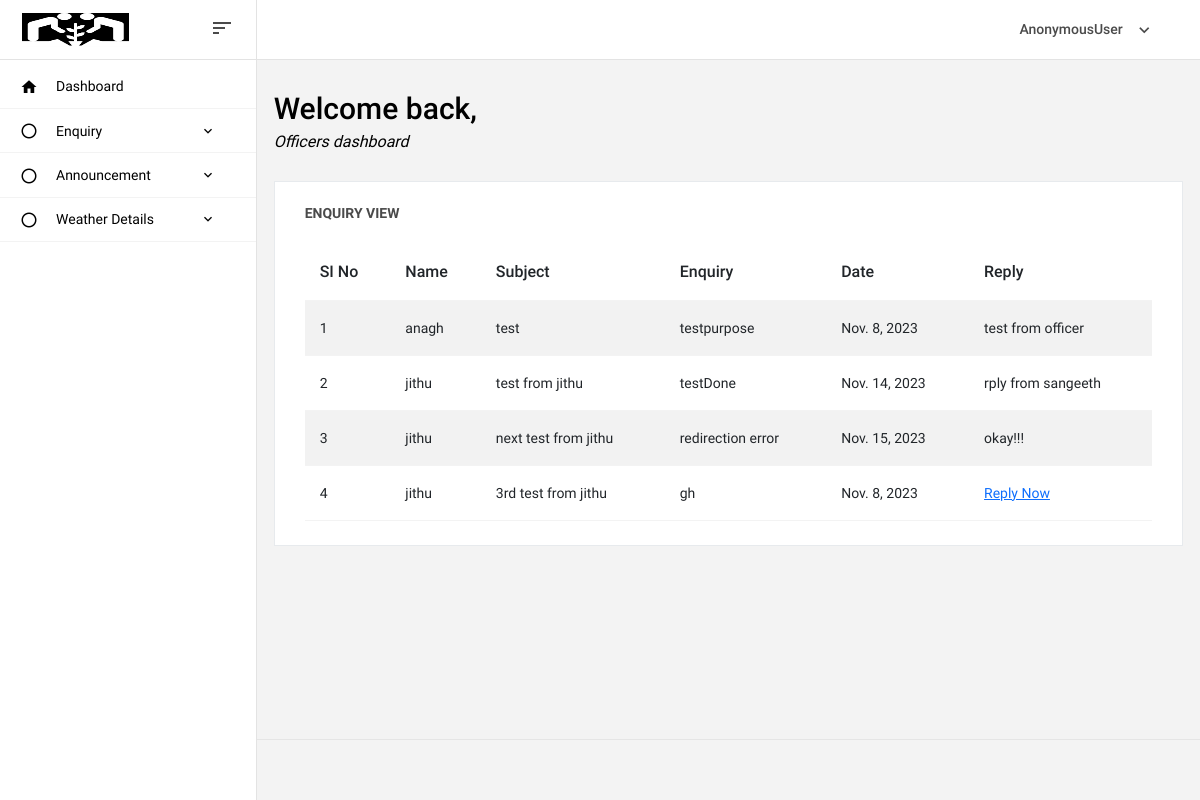
Before: /enquiry_view_of/ with the older database file.
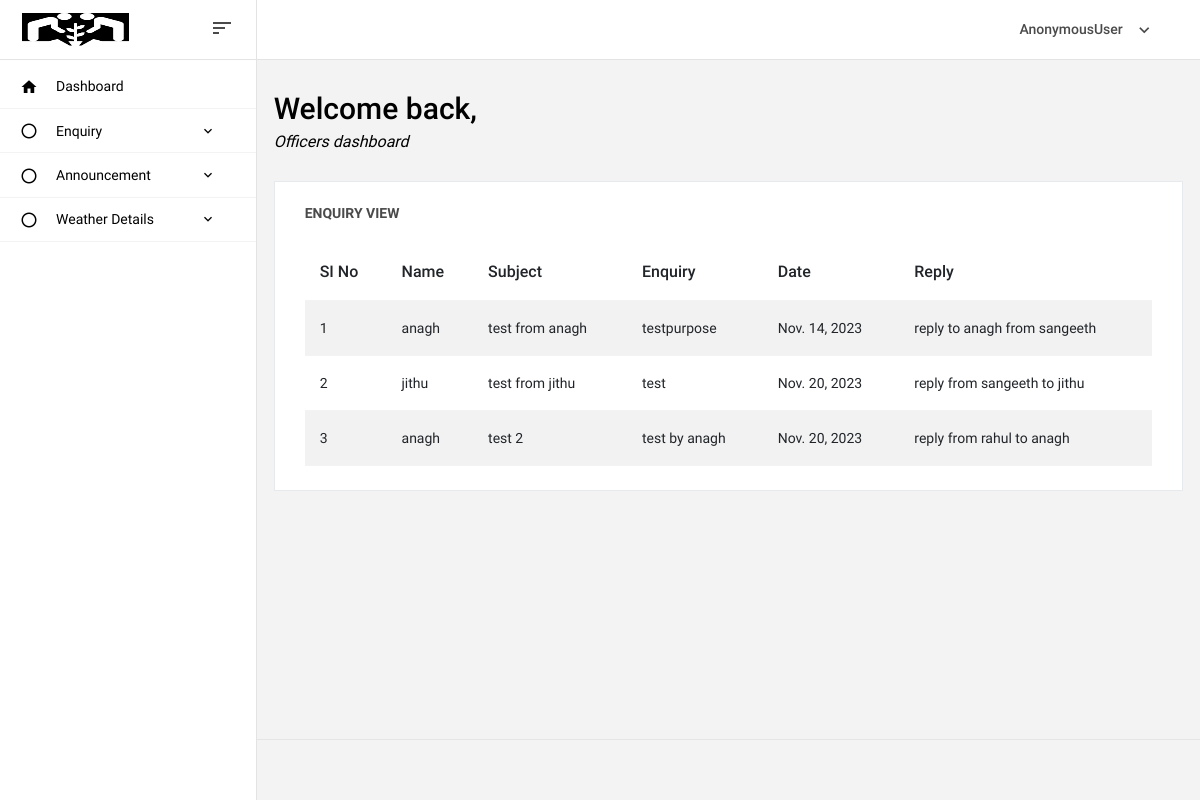
After: the same page with the newer database file.
### cropyieldapp/models.py (models this page shows)
class Feedback(models.Model):
    user = models.ForeignKey(Login, on_delete=models.DO_NOTHING)
    subject = models.CharField(max_length=200)
    Enquiry = models.TextField()
    date = models.DateField()
    reply = models.TextField(null=True, blank=True)

class Login(AbstractUser):
    is_nursery = models.BooleanField(default=False)
    is_farmer = models.BooleanField(default=False)
    is_officer = models.BooleanField(default=False)

### cropyieldapp/officerviews.py (the view)
# urls.py: path('enquiry_view_of/', officerviews.enquiry_view, name="enquiry_view_of"),
def enquiry_view(request):
    f = Feedback.objects.all()
    return render(request, 'officer/enquiry_view.html', {'feedback': f})

### templates/officer/enquiry_view.html
{% extends 'officer/home.html' %}
{% load crispy_forms_tags %}
{% block content %}
<div class="col-lg-12 grid-margin stretch-card">
              <div class="card">
                <div class="card-body">
                  <h4 class="card-title">Enquiry View</h4>
                  <div class="table-responsive">
                    <table class="table table-striped">
                      <thead>
                      <tr>
                          <th>SI No</th>
                          <th>Name</th>
                          <th>Subject</th>
                          <th>Enquiry</th>
                          <th>Date</th>
                          <th>Reply</th>
                      </tr>
                      </thead>
                        <tbody>
                        {% for f in feedback %}
                        <tr>
                            <td>{{forloop.counter}}</td>
                            <td>{{f.user}}</td>
                            <td>{{f.subject}}</td>
                            <td>{{f.Enquiry}}</td>
                            <td>{{f.date}}</td>
                            <td>
                                {% if f.reply == None %}
                                <a href="{% url 'reply_Feedback' f.id %}">Reply Now</a>
                                {% else %}
                                {{f.reply}}
                                {% endif %}
                            </td>
                        </tr>
                        {% endfor %}
                        </tbody>
                    </table>
                  </div>
                </div>
              </div>
</div>
{% endblock %}

### templates/officer/home.html (shortened to what this page needs)
<!DOCTYPE html>
{% load static %}
<html lang="en">
<head>
  <link rel="stylesheet" href="{% static 'assets/vendors/mdi/css/materialdesignicons.min.css' %}">
  <link rel="stylesheet" href="{% static 'assets/vendors/base/vendor.bundle.base.css' %}">
  <link rel="stylesheet" href="{% static 'assets/vendors/datatables.net-bs4/dataTables.bootstrap4.css' %}">
  <link rel="stylesheet" href="{% static 'assets/css/style.css' %}">
</head>
<body>
  <div class="container-scroller">
    <nav class="navbar col-lg-12 col-12 p-0 fixed-top d-flex flex-row">
      <div class="navbar-brand-wrapper d-flex justify-content-center">
        <div class="navbar-brand-inner-wrapper d-flex justify-content-between align-items-center w-100">
          <a class="navbar-brand brand-logo" href="#"><img src="{% static 'assets/images/stack1.png' %}" alt="logo"/></a>
          <button class="navbar-toggler navbar-toggler align-self-center" type="button" data-toggle="minimize">
            <span class="mdi mdi-sort-variant"></span>
          </button>
        </div>
      </div>
      <div class="navbar-menu-wrapper d-flex align-items-center justify-content-end">
        <ul class="navbar-nav navbar-nav-right">
          <li class="nav-item nav-profile dropdown">
            <a class="nav-link dropdown-toggle" href="#" data-bs-toggle="dropdown" id="profileDropdown">
              <span class="nav-profile-name">{{request.user}}</span>
            </a>
          </li>
        </ul>
      </div>
    </nav>
    <div class="container-fluid page-body-wrapper">
      <nav class="sidebar sidebar-offcanvas" id="sidebar">
        <ul class="nav">
          <li class="nav-item">
            <a class="nav-link" href="#">
              <i class="mdi mdi-home menu-icon"></i>
              <span class="menu-title">Dashboard</span>
            </a>
          </li>
          <li class="nav-item">
            <a class="nav-link" data-bs-toggle="collapse" href="#ui-bas" aria-expanded="false" aria-controls="ui-bas">
              <i class="mdi mdi-circle-outline menu-icon"></i>
              <span class="menu-title">Enquiry</span>
              <i class="menu-arrow"></i>
            </a>
          </li>
            <li class="nav-item">
            <a class="nav-link" data-bs-toggle="collapse" href="#ui-basics" aria-expanded="false" aria-controls="ui-basic">
              <i class="mdi mdi-circle-outline menu-icon"></i>
              <span class="menu-title">Announcement</span>
              <i class="menu-arrow"></i>
            </a>
          </li>
          <li class="nav-item">
            <a class="nav-link" data-bs-toggle="collapse" href="#ui-ba" aria-expanded="false" aria-controls="ui-ba">
              <i class="mdi mdi-circle-outline menu-icon"></i>
              <span class="menu-title">Weather Details</span>
              <i class="menu-arrow"></i>
            </a>
          </li>
        </ul>
      </nav>
      <div class="main-panel">
        <div class="content-wrapper">
          <div class="row">
            <div class="col-md-12 grid-margin">
              <div class="d-flex justify-content-between flex-wrap">
                <div class="d-flex align-items-end flex-wrap">
                  <div class="me-md-3 me-xl-5">
                    <h2>Welcome back,</h2>
                    <i class="mb-md-0">Officers dashboard</i>
                  </div>
                </div>
              </div>
            </div>
          </div>
          <div class="row">
            {% block content %}
            {% endblock %}
          </div>
        </div>
        <footer class="footer">
        </footer>
      </div>
    </div>
  </div>
</body>
</html>

Changed rows visible on the page:
removed Feedback: user "jithu", subject "next test from jithu", Enquiry "redirection error", date "Nov. 15, 2023", reply "okay!!!"
removed Feedback: user "jithu", subject "3rd test from jithu", Enquiry "gh", date "Nov. 8, 2023", shows "Reply Now"
changed Feedback "testpurpose": subject "test" → "test from anagh"; date "Nov. 8, 2023" → "Nov. 14, 2023"; reply "test from officer" → "reply to anagh from sangeeth"
changed Feedback "test from jithu": Enquiry "testDone" → "test"; date "Nov. 14, 2023" → "Nov. 20, 2023"; reply "rply from sangeeth" → "reply from sangeeth to jithu"
added Feedback: user "anagh", subject "test 2", Enquiry "test by anagh", date "Nov. 20, 2023", reply "reply from rahul to anagh"
